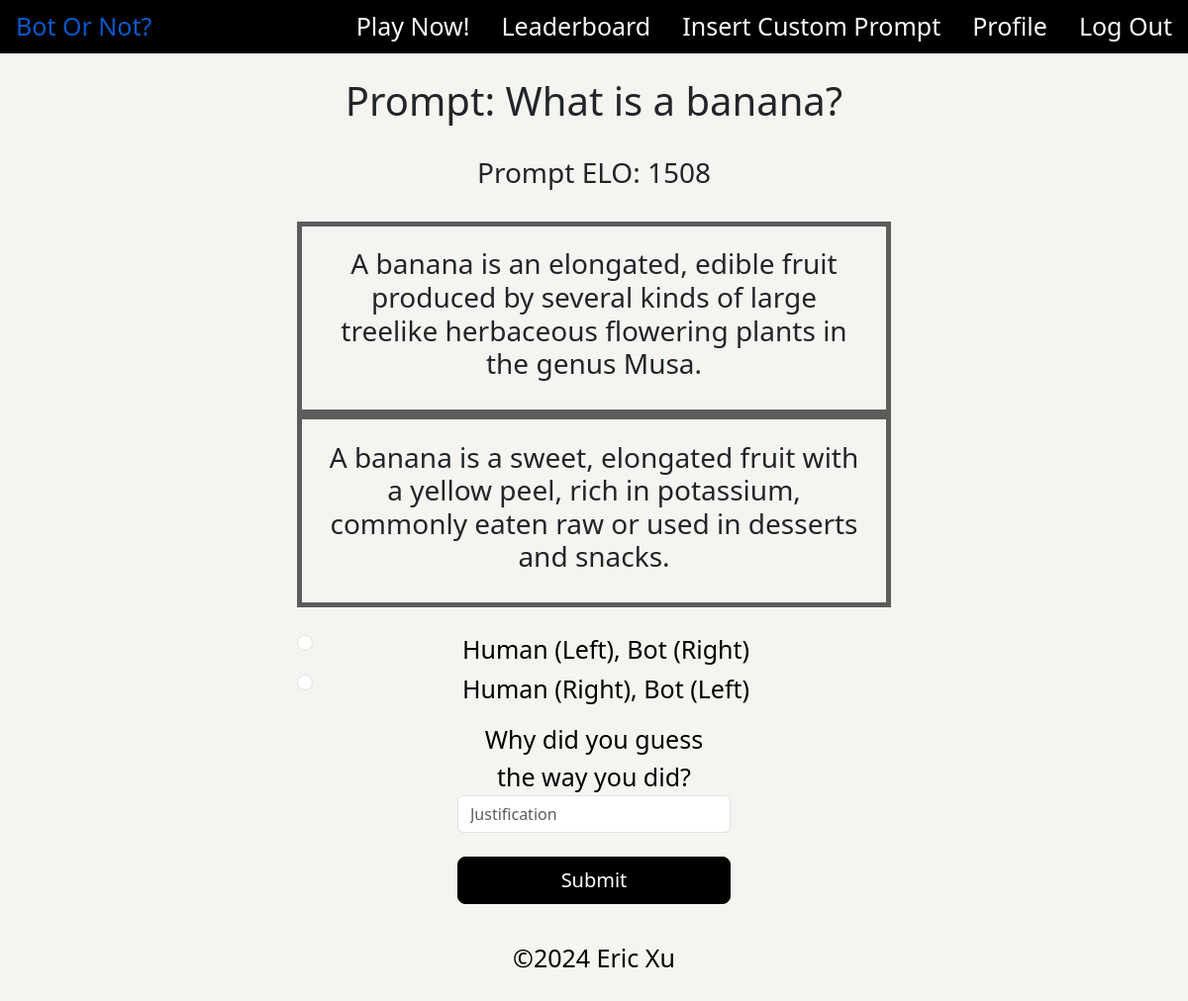
Screenshot of /game (signed in) with the database file from the repository.
### tables this page shows
CREATE TABLE prompts (
    id INTEGER PRIMARY KEY AUTOINCREMENT,
    created TIMESTAMP NOT NULL DEFAULT CURRENT_TIMESTAMP,
    username TEXT NOT NULL,
    promptText TEXT NOT NULL,
    humanText TEXT NOT NULL,
    botText TEXT NOT NULL,
    elo INTEGER NOT NULL DEFAULT 1500,
    votes INTEGER NOT NULL DEFAULT 0
);

### flask_app.py (the view, shortened to what this page needs)
@app.route('/game', methods=["GET", "POST"])
def game():
    if "user_id" not in session:
        flash('Please create an account first.')
        return redirect("/")
    user_id = session["user_id"]
    conn = get_db_connection()
    user = conn.execute("SELECT * FROM users WHERE id = ?", (user_id,)).fetchone()
    format = random.randint(1,2)
    promptIndices = conn.execute('SELECT COUNT(*) AS prompt_count FROM prompts').fetchone()['prompt_count']
    promptIndex = random.randint(1,promptIndices)
    prompt = conn.execute('SELECT * FROM prompts WHERE id = ?',(promptIndex,)).fetchone()
    if format == 1:
        """ Bot Human """
        text1 = prompt['botText']
        text2 = prompt['humanText']
    else:
        text1 = prompt['humanText']
        text2 = prompt['botText']
    """ Game Logic """
    conn.commit()
    conn.close()
    return render_template('game.html',text1=text1, text2=text2, prompt=prompt,user=user)

### helpers.py (called while the page is built)
def get_db_connection():
    conn = sqlite3.connect('site.db')
    conn.row_factory = sqlite3.Row
    return conn

### templates/game.html (shortened to what this page needs)
{% extends "base.html" %}
{% block main %}
<div class="container-fluid">
    <div class="text-center row">
        <h1 class="game-padding">Prompt: {{ prompt['promptText'] }}</h1>
    </div>
    <div class="row center">
        <h3>Prompt ELO: {{ prompt['elo'] }}</h3>
    </div>
    <form action="/game" method="POST">
        <div class="text-center row game-padding">
            <div class="col">
                <div class="text-card">
                    <h3 class="game-padding">{{ text1 }}</h3>
                </div>
            </div>
            <div class="col">
                <div class="text-card">
                    <h3 class="game-padding">{{ text2 }}</h3>
                </div>
            </div>
        </div>
        <div class="col center">
            <div class="form-check">
                <input class="form-check-input" type="radio" name="response1" value="human-bot" id="response1">
                <label class="form-check-label game-text" for="response1">
                    Human (Left), Bot (Right)
                </label>
            </div>
            <div class="form-check">
                <input class="form-check-input" type="radio" name="response1" value="bot-human" id="response1">
                <label class="form-check-label game-text" for="response1">
                    Human (Right), Bot (Left)
                </label>
            </div>
            <div class="row form-group game-padding center">
                <label for="formGroupExampleInput" class="game-text large-tight">Why did you guess the way you did?</label>
                <input type="text" class="form-control large-tight" name="justification" placeholder="Justification">
            </div>
            <div class="row game-padding center">
                <button class="btn btn-primary btn-lg large-tight" type="submit">Submit</button>
            </div>
        </div>
    </form>
</div>
{% endblock %}

### static/styles.css (style rules this page uses)
.container-fluid { width: 100%; max-width: none; padding-left: 0; padding-right: 0; background-color: #f5f4f0; }
.btn, .btn-primary { background-color: #000000 !important; border-color: #000000 !important; }
.game-text { color: #000000; font-size: 25px; }
.game-padding { padding-left: 2%; padding-right: 2%; padding-top: 2%; padding-bottom: 2%; }
.text-card { width: 600px; height: auto; min-height: 60px; margin: auto; border: 5px solid rgb(92, 92, 92); background-color: solid rgb(77, 77, 77); padding:10px; word-wrap:break-word; }
.large-tight { width: 500px; }
.center { margin: auto; width: 50%; }

### rows the page displays
prompts: promptText "What is a banana?", elo "1508", humanText "A banana is an elongated, edible fruit produced by several kinds of large treelike herbaceous flowering plants in the genus Musa.", botText "A banana is a sweet, elongated fruit with a yellow peel, rich in potassium, commonly eaten raw or used in desserts and snacks."
